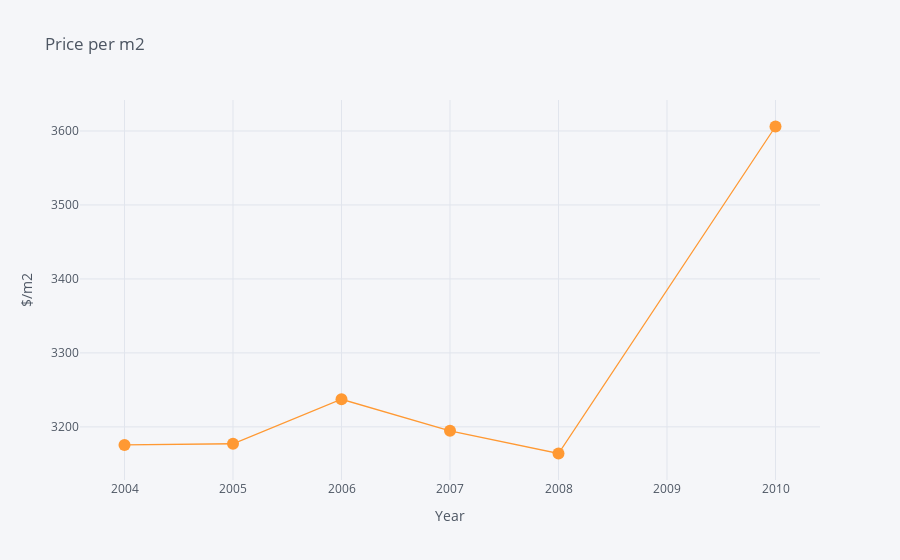

The notebook cell saved with this chart:
### Markdown cell above
Однако по общим суммам не совсем корректно делать выводы по стоимости недвижимости на рынке, посмотрим на динамику средней цены за м2.

### Code cell
df['Price per m2'] = df['Price']/df[r'Area (m2.)']
df[['Year of sale', 'Price per m2']].groupby(by=['Year of sale']).mean().iplot(mode='lines+markers+text', 
                                                                               xTitle='Year',
                                                                               yTitle='$/m2',
                                                                               title='Price per m2');

### Figure 1 — Plotly figure (JSON) as saved in the notebook; plotly's stock layout.template omitted (floating-point values rounded to 4 significant figures)
{"data": [{"line": {"color": "rgba(255, 153, 51, 1.0)", "dash": "solid", "shape": "linear", "width": 1.3}, "marker": {"size": 12, "symbol": "circle"}, "mode": "lines+markers+text", "name": "Price per m2", "text": "", "type": "scatter", "x": [2004, 2005, 2006, 2007, 2008, 2010], "y": [3176.0, 3177.0, 3237.0, 3195.0, 3164.0, 3606.0]}], "layout": {"legend": {"bgcolor": "#F5F6F9", "font": {"color": "#4D5663"}}, "paper_bgcolor": "#F5F6F9", "plot_bgcolor": "#F5F6F9", "title": {"font": {"color": "#4D5663"}, "text": "Price per m2"}, "xaxis": {"gridcolor": "#E1E5ED", "showgrid": true, "tickfont": {"color": "#4D5663"}, "title": {"font": {"color": "#4D5663"}, "text": "Year"}, "zerolinecolor": "#E1E5ED"}, "yaxis": {"gridcolor": "#E1E5ED", "showgrid": true, "tickfont": {"color": "#4D5663"}, "title": {"font": {"color": "#4D5663"}, "text": "$/m2"}, "zerolinecolor": "#E1E5ED"}}}
